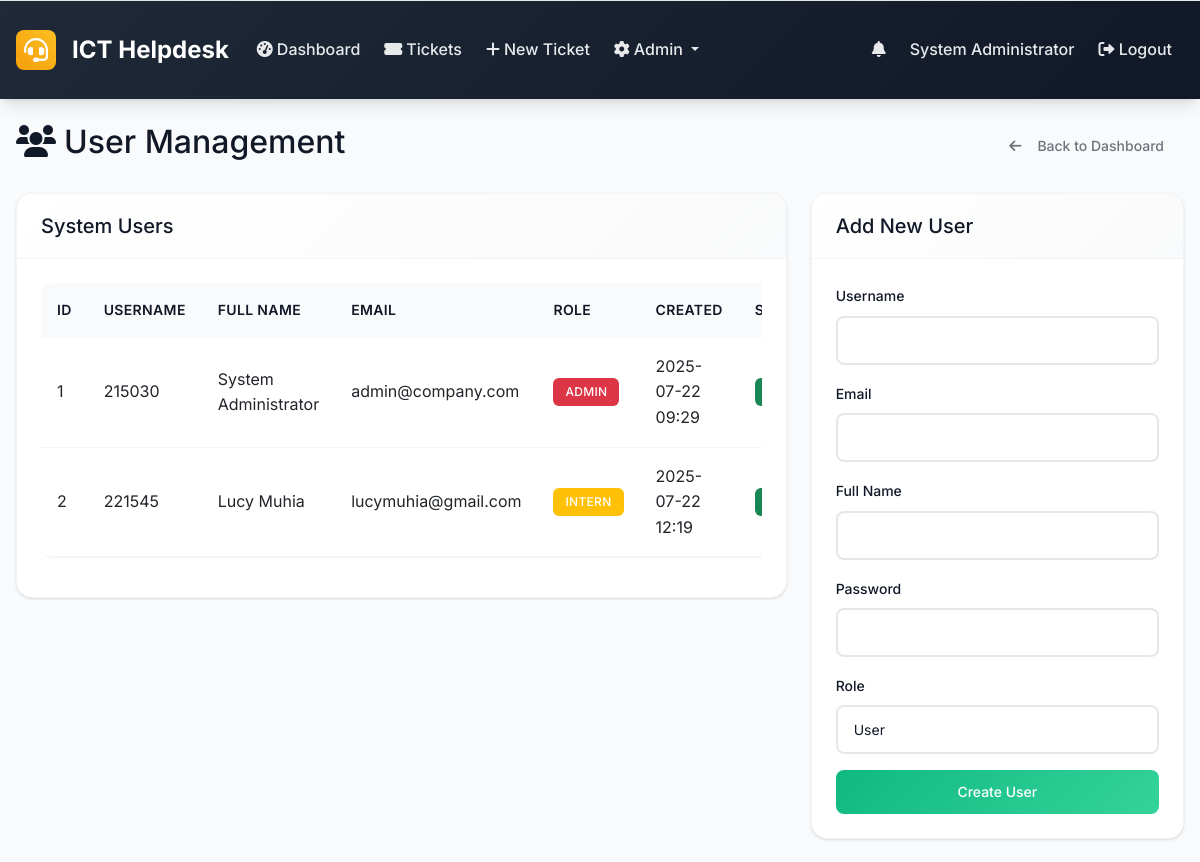
Before: /admin/users (signed in, upper part) with the older database file.
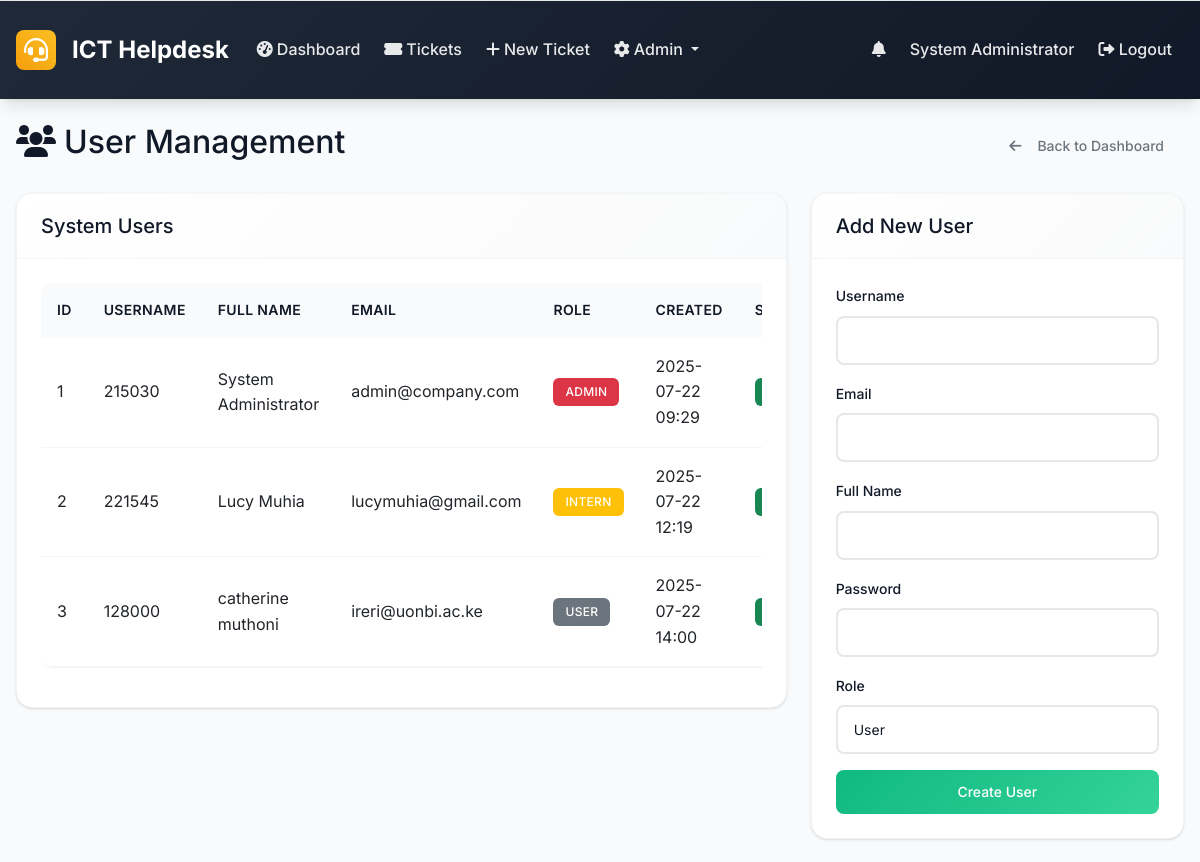
After: the same page with the newer database file.
### models.py (models this page shows, shortened)
class User(UserMixin, db.Model):
    id = db.Column(db.Integer, primary_key=True)
    username = db.Column(db.String(64), unique=True, nullable=False)
    email = db.Column(db.String(120), unique=True, nullable=False)
    password_hash = db.Column(db.String(256), nullable=False)
    full_name = db.Column(db.String(100), nullable=False)
    role = db.Column(db.String(20), nullable=False, default='user')  # admin, intern, user
    created_at = db.Column(db.DateTime, default=datetime.utcnow)
    is_active = db.Column(db.Boolean, default=True)
    is_verified = db.Column(db.Boolean, default=False)
    verification_token = db.Column(db.String(128), nullable=True)
    tickets_created = db.relationship('Ticket', foreign_keys='Ticket.created_by_id', backref='creator', lazy='dynamic')
    assigned_tickets = db.relationship('Ticket', secondary='ticket_assignees', back_populates='assignees', lazy='selectin')
    comments = db.relationship('Comment', backref='author', lazy='dynamic')

### routes.py (the view)
@app.route('/admin/users')
@login_required
def user_management():
    if current_user.role != 'admin':
        abort(403)
    users = User.query.all()
    form = UserManagementForm()
    admin_user_form = AdminUserForm()
    category_form = CategoryForm()
    categories = Category.query.all()
    return render_template('user_management.html', users=users, form=form,
                         admin_user_form=admin_user_form, category_form=category_form, categories=categories)

### forms.py
class UserManagementForm(FlaskForm):
    user_id = IntegerField('User ID', validators=[DataRequired()])
    new_password = PasswordField('New Password', validators=[DataRequired(), Length(min=6)])
    confirm_password = PasswordField('Confirm Password', validators=[DataRequired(), EqualTo('new_password')])
    submit = SubmitField('Update Password')

class AdminUserForm(FlaskForm):
    username = StringField('Username', validators=[DataRequired(), Length(min=4, max=20)])
    email = StringField('Email', validators=[DataRequired(), Email()])
    full_name = StringField('Full Name', validators=[DataRequired(), Length(max=100)])
    password = PasswordField('Password', validators=[DataRequired(), Length(min=6)])
    role = SelectField('Role', choices=[('user', 'User'), ('intern', 'Intern'), ('admin', 'Admin')], default='user')
    submit = SubmitField('Create User')

### app.py (called while the page is built)
@login_manager.user_loader
def load_user(user_id):
    from models import User
    return User.query.get(int(user_id))

@app.context_processor
def inject_now():
    return {'now': datetime.utcnow}

### routes.py (called while the page is built)
@app.context_processor
def inject_datetime():
    return dict(datetime=datetime)

### templates/user_management.html (shortened to what this page needs)
{% extends "base.html" %}
{% block content %}
<div class="d-flex justify-content-between align-items-center mb-4">
    <h2><i class="fas fa-users me-2"></i>User Management</h2>
    <a href="{{ url_for('admin_dashboard') }}" class="btn btn-outline-secondary">
        <i class="fas fa-arrow-left me-2"></i>Back to Dashboard
    </a>
</div>
<div class="row">
    <div class="col-md-8">
        <div class="card">
            <div class="card-header">
                <h5 class="mb-0">System Users</h5>
            </div>
            <div class="card-body">
                <div class="table-responsive">
                    <table class="table table-hover">
                        <thead>
                            <tr>
                                <th>ID</th>
                                <th>Username</th>
                                <th>Full Name</th>
                                <th>Email</th>
                                <th>Role</th>
                                <th>Created</th>
                                <th>Status</th>
                            </tr>
                        </thead>
                        <tbody>
                            {% for user in users %}
                            <tr>
                                <td>{{ user.id }}</td>
                                <td>{{ user.username }}</td>
                                <td>{{ user.full_name }}</td>
                                <td>{{ user.email }}</td>
                                <td>
                                    <span class="badge bg-{{ 'danger' if user.role == 'admin' else 'warning' if user.role == 'intern' else 'secondary' }}">
                                        {{ user.role.title() }}
                                    </span>
                                </td>
                                <td>{{ user.created_at|format_datetime }}</td>
                                <td>
                                    <span class="badge bg-{{ 'success' if user.is_active else 'secondary' }}">
                                    </span>
                                </td>
                            </tr>
                            {% endfor %}
                        </tbody>
                    </table>
                </div>
            </div>
        </div>
    </div>
    <div class="col-md-4">
        <div class="card mb-4">
            <div class="card-header">
                <h5 class="mb-0">Add New User</h5>
            </div>
            <div class="card-body">
                <form method="POST" action="{{ url_for('create_user') }}">
                    <div class="mb-3">
                        {{ admin_user_form.username.label(class="form-label") }}
                        {{ admin_user_form.username(class="form-control") }}
                    </div>
                    <div class="mb-3">
                        {{ admin_user_form.email.label(class="form-label") }}
                        {{ admin_user_form.email(class="form-control") }}
                    </div>
                    <div class="mb-3">
                        {{ admin_user_form.full_name.label(class="form-label") }}
                        {{ admin_user_form.full_name(class="form-control") }}
                    </div>
                    <div class="mb-3">
                        {{ admin_user_form.password.label(class="form-label") }}
                        {{ admin_user_form.password(class="form-control") }}
                    </div>
                    <div class="mb-3">
                        {{ admin_user_form.role.label(class="form-label") }}
                        {{ admin_user_form.role(class="form-control") }}
                    </div>
                    <div class="d-grid">
                        {{ admin_user_form.submit(class="btn btn-success") }}
                    </div>
                </form>
            </div>
        </div>
    </div>
</div>
{% endblock %}

### templates/base.html (shortened to what this page needs)
<!DOCTYPE html>
<html lang="en">
<head>
    <link href="https://cdn.jsdelivr.net/npm/bootstrap@5.3.0/dist/css/bootstrap.min.css" rel="stylesheet">
    <link href="https://cdnjs.cloudflare.com/ajax/libs/font-awesome/6.0.0/css/all.min.css" rel="stylesheet">
    <link href="{{ url_for('static', filename='css/custom.css') }}" rel="stylesheet">
</head>
<body>
    <nav class="navbar navbar-expand-lg navbar-dark footer-sky">
        <div class="container-fluid px-3">
            <a class="navbar-brand" href="{{ url_for('index') }}">
                <i class="fas fa-headset me-2"></i>ICT Helpdesk
            </a>
            <div class="collapse navbar-collapse" id="navbarNav">
                <ul class="navbar-nav me-auto mb-2 mb-lg-0">
                    {% if current_user.is_authenticated %}
                    <li class="nav-item">
                        <a class="nav-link" href="{{ url_for('dashboard') }}">
                            <i class="fas fa-tachometer-alt me-1"></i>Dashboard
                        </a>
                    </li>
                    <li class="nav-item">
                        <a class="nav-link" href="{{ url_for('tickets_list') }}">
                            <i class="fas fa-ticket-alt me-1"></i>Tickets
                        </a>
                    </li>
                    <li class="nav-item">
                        <a class="nav-link" href="{{ url_for('new_ticket') }}">
                            <i class="fas fa-plus me-1"></i>New Ticket
                        </a>
                    </li>
                    {% if current_user.role == 'admin' %}
                    <li class="nav-item dropdown">
                        <a class="nav-link dropdown-toggle" href="#" role="button" data-bs-toggle="dropdown" aria-expanded="false">
                            <i class="fas fa-cog me-1"></i>Admin
                        </a>
                    </li>
                    {% endif %}
                    {% endif %}
                </ul>
                <ul class="navbar-nav ms-auto mb-2 mb-lg-0">
                    {% if current_user.is_authenticated %}
                    {% if current_user.role in ['admin', 'intern'] %}
                    <li class="nav-item dropdown">
                        <a class="nav-link position-relative" href="#" id="notificationsDropdown" role="button" data-bs-toggle="dropdown" aria-expanded="false">
                            <i class="fas fa-bell"></i>
                        </a>
                    </li>
                    {% endif %}
                    <li class="nav-item">
                        <span class="nav-link">{{ current_user.full_name }}</span>
                    </li>
                    <li class="nav-item">
                        <a class="nav-link" href="{{ url_for('logout') }}"><i class="fas fa-sign-out-alt"></i> Logout</a>
                    </li>
                    {% endif %}
                </ul>
            </div>
        </div>
    </nav>
    <main class="container-fluid my-4 px-3">
        {% block content %}{% endblock %}
    </main>
</body>
</html>

Changed rows visible on the page:
added User: id "3", username "128000", full_name "catherine muthoni", email "ireri@uonbi.ac.ke", role "USER", created_at "2025-07-22 14:00"
